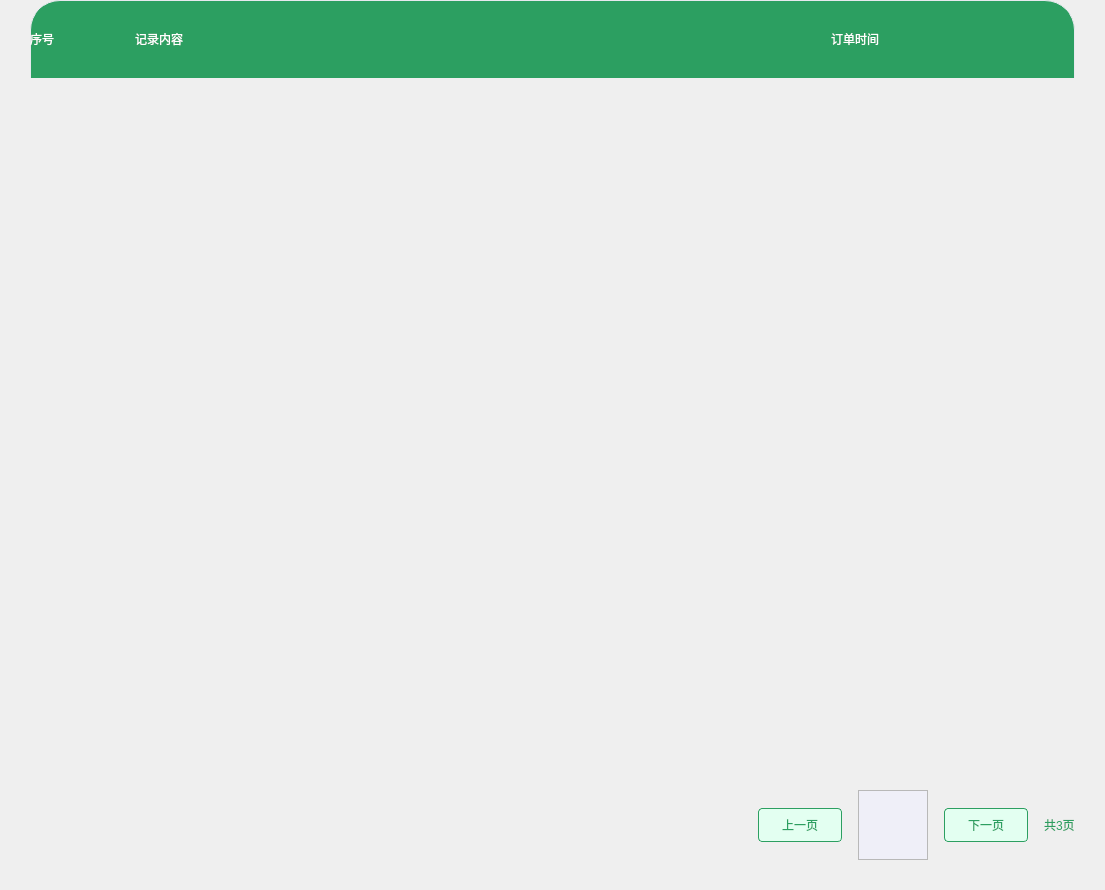
                   <widget class="QWidget" name="location_message">
                    <layout class="QHBoxLayout" name="horizontalLayout_77">
                     <property name="spacing">
                      <number>0</number>
                     </property>
                     <property name="leftMargin">
                      <number>30</number>
                     </property>
                     <property name="topMargin">
                      <number>0</number>
                     </property>
                     <property name="rightMargin">
                      <number>30</number>
                     </property>
                     <property name="bottomMargin">
                      <number>30</number>
                     </property>
                     <item>
                      <widget class="QWidget" name="widget_80" native="true">
                       <layout class="QHBoxLayout" name="horizontalLayout_86">
                        <property name="spacing">
                         <number>0</number>
                        </property>
                        <property name="leftMargin">
                         <number>0</number>
                        </property>
                        <property name="topMargin">
                         <number>0</number>
                        </property>
                        <property name="rightMargin">
                         <number>0</number>
                        </property>
                        <property name="bottomMargin">
                         <number>0</number>
                        </property>
                        <item>
                         <widget class="QWidget" name="widget_85" native="true">
                          <layout class="QVBoxLayout" name="verticalLayout_37">
                           <property name="spacing">
                            <number>0</number>
                           </property>
                           <property name="leftMargin">
                            <number>0</number>
                           </property>
                           <property name="topMargin">
                            <number>0</number>
                           </property>
                           <property name="rightMargin">
                            <number>0</number>
                           </property>
                           <property name="bottomMargin">
                            <number>0</number>
                           </property>
                           <item>
                            <widget class="QWidget" name="widget_86" native="true">
                             <property name="minimumSize">
                              <size>
                               <width>0</width>
                               <height>78</height>
                              </size>
                             </property>
                             <property name="maximumSize">
                              <size>
                               <width>16777215</width>
                               <height>78</height>
                              </size>
                             </property>
                             <property name="styleSheet">
                              <string notr="true">QWidget#widget_86{
	background-color:rgba(44, 159, 97, 1);
	border-top-left-radius:30px;
	border-top-right-radius:30px;
	border-top: 1px solid rgba(232, 233, 239, 1);
	border-left: 1px solid rgba(232, 233, 239, 1);
	border-right: 1px solid rgba(232, 233, 239, 1);
}</string>
                             </property>
                             <layout class="QHBoxLayout" name="horizontalLayout_82" stretch="3,20,7">
                              <property name="spacing">
                               <number>0</number>
                              </property>
                              <property name="leftMargin">
                               <number>0</number>
                              </property>
                              <property name="topMargin">
                               <number>0</number>
                              </property>
                              <property name="rightMargin">
                               <number>0</number>
                              </property>
                              <property name="bottomMargin">
                               <number>0</number>
                              </property>
                              <item>
                               <widget class="QLabel" name="label_36">
                                <property name="styleSheet">
                                 <string notr="true">color:white;</string>
                                </property>
                                <property name="text">
                                 <string>序号</string>
                                </property>
                               </widget>
                              </item>
                              <item>
                               <widget class="QLabel" name="label_38">
                                <property name="styleSheet">
                                 <string notr="true">color:white;</string>
                                </property>
                                <property name="text">
                                 <string>记录内容</string>
                                </property>
                               </widget>
                              </item>
                              <item>
                               <widget class="QLabel" name="label_39">
                                <property name="styleSheet">
                                 <string notr="true">color:white;</string>
                                </property>
                                <property name="text">
                                 <string>订单时间</string>
                                </property>
                               </widget>
                              </item>
                             </layout>
                            </widget>
                           </item>
                           <item>
                            <widget class="QWidget" name="widget_87" native="true">
                             <property name="minimumSize">
                              <size>
                               <width>0</width>
                               <height>712</height>
                              </size>
                             </property>
                             <property name="maximumSize">
                              <size>
                               <width>16777215</width>
                               <height>712</height>
                              </size>
                             </property>
                             <property name="styleSheet">
                              <string notr="true">QWidget#widget_82{
	border-bottom-left-radius:12px;
	border-bottom-right-radius:12px;
	border-bottom: 1px solid rgba(232, 233, 239, 1);
	border-left: 1px solid rgba(232, 233, 239, 1);
	border-right: 1px solid rgba(232, 233, 239, 1);
}</string>
                             </property>
                             <layout class="QVBoxLayout" name="verticalLayout_38">
                              <property name="spacing">
                               <number>0</number>
                              </property>
                              <property name="leftMargin">
                               <number>0</number>
                              </property>
                              <property name="topMargin">
                               <number>0</number>
                              </property>
                              <property name="rightMargin">
                               <number>0</number>
                              </property>
                              <property name="bottomMargin">
                               <number>0</number>
                              </property>
                              <item>
                               <widget class="QWidget" name="message_content" native="true">
                                <property name="styleSheet">
                                 <string notr="true">QWidget#message_content{
	border-bottom-left-radius:30px;
	border-bottom-right-radius:30px;
}</string>
                                </property>
                               </widget>
                              </item>
                              <item>
                               <spacer name="verticalSpacer_14">
                                <property name="orientation">
                                 <enum>Qt::Vertical</enum>
                                </property>
                                <property name="sizeHint" stdset="0">
                                 <size>
                                  <width>20</width>
                                  <height>702</height>
                                 </size>
                                </property>
                               </spacer>
                              </item>
                             </layout>
                            </widget>
                           </item>
                           <item>
                            <widget class="QWidget" name="widget_88" native="true">
                             <layout class="QHBoxLayout" name="horizontalLayout_83">
                              <property name="spacing">
                               <number>16</number>
                              </property>
                              <property name="leftMargin">
                               <number>0</number>
                              </property>
                              <property name="topMargin">
                               <number>0</number>
                              </property>
                              <property name="rightMargin">
                               <number>0</number>
                              </property>
                              <property name="bottomMargin">
                               <number>0</number>
                              </property>
                              <item>
                               <spacer name="horizontalSpacer_6">
                                <property name="orientation">
                                 <enum>Qt::Vertical</enum>
                                </property>
                                <property name="sizeHint" stdset="0">
                                 <size>
                                  <width>728</width>
                                  <height>20</height>
                                 </size>
                                </property>
                               </spacer>
                              </item>
                              <item>
                               <widget class="QPushButton" name="btn_message_last_page">
                                <property name="minimumSize">
                                 <size>
                                  <width>84</width>
                                  <height>34</height>
                                 </size>
                                </property>
                                <property name="maximumSize">
                                 <size>
                                  <width>84</width>
                                  <height>34</height>
                                 </size>
                                </property>
                                <property name="styleSheet">
                                 <string notr="true">QPushButton#btn_message_last_page{
	background-color:rgba(227, 255, 241, 1);
	color:rgba(44, 159, 97, 1);
	border: 1px solid rgba(44, 159, 97, 1);
	border-radius:4px;
}
QPushButton#btn_message_last_page:hover{
	background-color:rgba(227, 255, 241, 0.5);
	color:rgba(44, 159, 97, 1);
	border: 1px solid rgba(44, 159, 97, 0.5);
	border-radius:4px;
}
QPushButton#btn_message_last_page:pressed{
	padding-left:5px;
	padding-top:5px;
	background-color:rgba(227, 255, 241, 0.5);
	border: 1px solid rgba(44, 159, 97, 0.5);
	color:rgba(44, 159, 97, 1);
	border-radius:4px;
}
</string>
                                </property>
                                <property name="text">
                                 <string>上一页</string>
                                </property>
                               </widget>
                              </item>
                              <item>
                               <widget class="QWidget" name="widget_89" native="true">
                                <property name="enabled">
                                 <bool>true</bool>
                                </property>
                                <layout class="QHBoxLayout" name="horizontalLayout_84">
                                 <property name="spacing">
                                  <number>0</number>
                                 </property>
                                 <property name="leftMargin">
                                  <number>0</number>
                                 </property>
                                 <property name="topMargin">
                                  <number>0</number>
                                 </property>
                                 <property name="rightMargin">
                                  <number>0</number>
                                 </property>
                                 <property name="bottomMargin">
                                  <number>0</number>
                                 </property>
                                 <item>
                                  <widget class="QScrollArea" name="scrollArea_6">
                                   <property name="minimumSize">
                                    <size>
                                     <width>40</width>
                                     <height>0</height>
                                    </size>
                                   </property>
                                   <property name="widgetResizable">
                                    <bool>true</bool>
                                   </property>
                                   <widget class="QWidget" name="setting_local_message_page">
                                    <property name="geometry">
                                     <rect>
                                      <x>0</x>
                                      <y>0</y>
                                      <width>21</width>
                                      <height>16</height>
                                     </rect>
                                    </property>
                                    <property name="styleSheet">
                                     <string notr="true">QWidget#setting_local_message_page{
	background-color:rgba(239, 239, 248, 1);
}</string>
                                    </property>
                                   </widget>
                                  </widget>
                                 </item>
                                </layout>
                               </widget>
                              </item>
                              <item>
                               <widget class="QPushButton" name="btn_message_next_page">
                                <property name="minimumSize">
                                 <size>
                                  <width>84</width>
                                  <height>34</height>
                                 </size>
                                </property>
                                <property name="maximumSize">
                                 <size>
                                  <width>84</width>
                                  <height>34</height>
                                 </size>
                                </property>
                                <property name="styleSheet">
                                 <string notr="true">QPushButton#btn_message_next_page{
	background-color:rgba(227, 255, 241, 1);
	color:rgba(44, 159, 97, 1);
	border: 1px solid rgba(44, 159, 97, 1);
	border-radius:4px;
}
QPushButton#btn_message_next_page:hover{
	background-color:rgba(227, 255, 241, 0.5);
	color:rgba(44, 159, 97, 1);
	border: 1px solid rgba(44, 159, 97, 0.5);
	border-radius:4px;
}
QPushButton#btn_message_next_page:pressed{
	padding-left:5px;
	padding-top:5px;
	background-color:rgba(227, 255, 241, 0.5);
	border: 1px solid rgba(44, 159, 97, 0.5);
	color:rgba(44, 159, 97, 1);
	border-radius:4px;
}</string>
                                </property>
                                <property name="text">
                                 <string>下一页</string>
                                </property>
                               </widget>
                              </item>
                              <item>
                               <widget class="QLabel" name="message_number_page">
                                <property name="styleSheet">
                                 <string notr="true">	color:rgba(44, 159, 97, 1);</string>
                                </property>
                                <property name="text">
                                 <string>共3页</string>
                                </property>
                               </widget>
                              </item>
                             </layout>
                            </widget>
                           </item>
                          </layout>
                         </widget>
                        </item>
                       </layout>
                      </widget>
                     </item>
                    </layout>
                   </widget>
